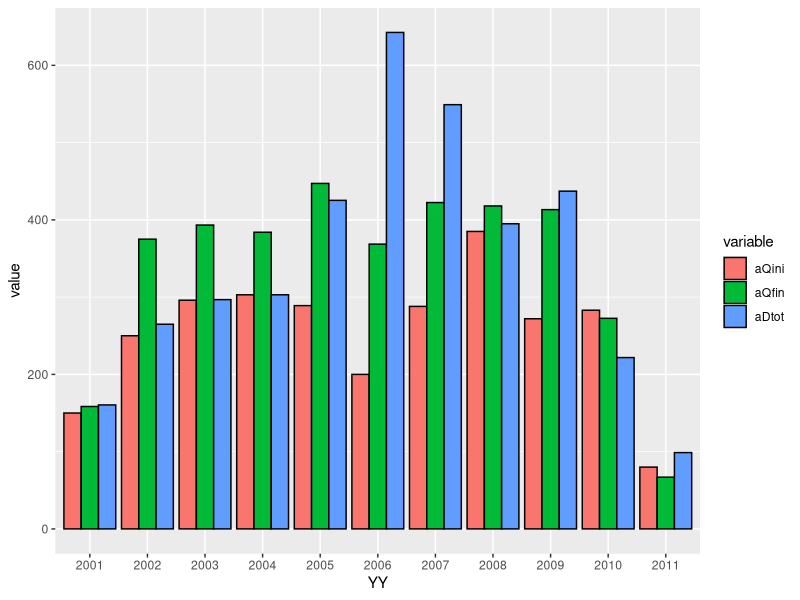

Generate this figure with R: (Note: this script raises an error after producing the figure.)
#GLOBAL_SECTION
library(ggplot2)
library(lattice)
library(reshape)
library(RColorBrewer)
#DATA_SECTION
setwd("/Users/marteaga/Documents/MSECHAS/chas/docs/AjustQuota/DataMix")
dir()
dat = read.csv("ctpinitial.csv")
names(dat)
yr = seq(2001,2011,1)
an = dat[,c(2,5,8)]
an = melt(an)
an$YY <- rep(yr,3)
an$YY <- as.factor(an$YY)

#PROCEDURE_SECTION
yr = seq(2001,2011,1)
#Anchovy
ggplot(data=an,aes(x=YY,y=value,fill=variable))+geom_bar(stat="identity",position=position_dodge(),colour="black")



an = dat[,c(9,12,14)]
an = melt(an)
an$YY <- rep(yr,3)
an$YY <- as.factor(an$YY)
#Artesanal
aAr =dat[,c(3,6,)]

#PROCEDURE_SECTION
yr = seq(2001,2011,1)
#Anchovy
ggplot(data=an,aes(x=YY,y=value,fill=variable))+geom_bar(stat="identity",position=position_dodge(),colour="black")




color.palet="Dark2"
barchart(value~factor(YY)|variable,data=an,col=brewer.pal(3,color.palet),
                 layout=c(3,1),
                 ylab="Captura (ton)",xlab="Año",
                 auto.key=list(points=F,rectangles=F,space="right",col=brewer.pal(3,color.palet)),
                 scales=list(x=list(rot=0)),main="Anchoveta")
#trellis.device(color=F) 
prop.mean <- aggregate(list(C = Pejegallo, CT = Ctotal), list(Year = Year, Mes = Mes, Zona = Zon),sum.na)
jpeg(paste(getwd(),"/Figuras/fig8_act.jpeg",sep=""), width = 1440, height = 960, pointsize = 120, quality = 300)     
trellis.par.set(list(fontsize = list(text = 30)))                               
barchart(C/CT ~ factor(Mes) | factor(Year), data=prop.mean, col=brewer.pal(3,color.palet), ylim=c(0,1.05),
         groups = factor(Zona), layout = c(3,1),
         ylab = "Captura de Pejegallo (%)", xlab = "Mes",
         auto.key = list(points = F, rectangles = F, space = "right", col=brewer.pal(3,color.palet)),
         scales = list(x = list(rot = 0)), main="Figura 8-Act/ Inf. Avance")
dev.off()


A=dat$aQfin/dat$sQfin
B=dat$aDtot/dat$sDtot
x<-seq(0,1200,200)

#Relacion cuota-desembarque
plot(dat$sQfin[10],dat$aQfin[10],xlim=c(0,1200),ylim=c(0,1200))
points(dat$sQfin[10],dat$aQfin[10],pch=19)
points(dat$sDtot[10],dat$aDtot[10],pch=2,col=2)
text(dat$sQfin[10]+50,dat$aQfin[10]+50,"Q2010")
text(dat$sDtot[10]+50,dat$aDtot[10]+50,"L2010",col=2)
y<-A[10]*x
lines(x,y,col=1)
points(dat$sQfin[1],dat$aQfin[1],pch=19)
points(dat$sDtot[1],dat$aDtot[1],pch=2,col=2)
text(dat$sQfin[1]+50,dat$aQfin[1]+50,"Q2001")
text(dat$sDtot[1]+50,dat$aDtot[1]+50,"L2001",col=2)
y<-A[1]*x
lines(x,y,col=1)
points(dat$sQfin[6],dat$aQfin[6],pch=19)
points(dat$sDtot[6],dat$aDtot[6],pch=2,col=2)
text(dat$sQfin[6]+50,dat$aQfin[6]+50,"Q2007")
text(dat$sDtot[6]+50,dat$aDtot[6]+50,"L2007",col=2)
y<-A[6]*x
lines(x,y,col=1)
points(dat$sQfin[6],dat$aQfin[6],pch=19)
points(dat$sDtot[6],dat$aDtot[6],pch=2,col=2)
text(dat$sQfin[6]+50,dat$aQfin[6]+50,"Q2007")
text(dat$sDtot[6]+50,dat$aDtot[6]+50,"L2007",col=2)
y<-A[6]*x
lines(x,y,col=1)
